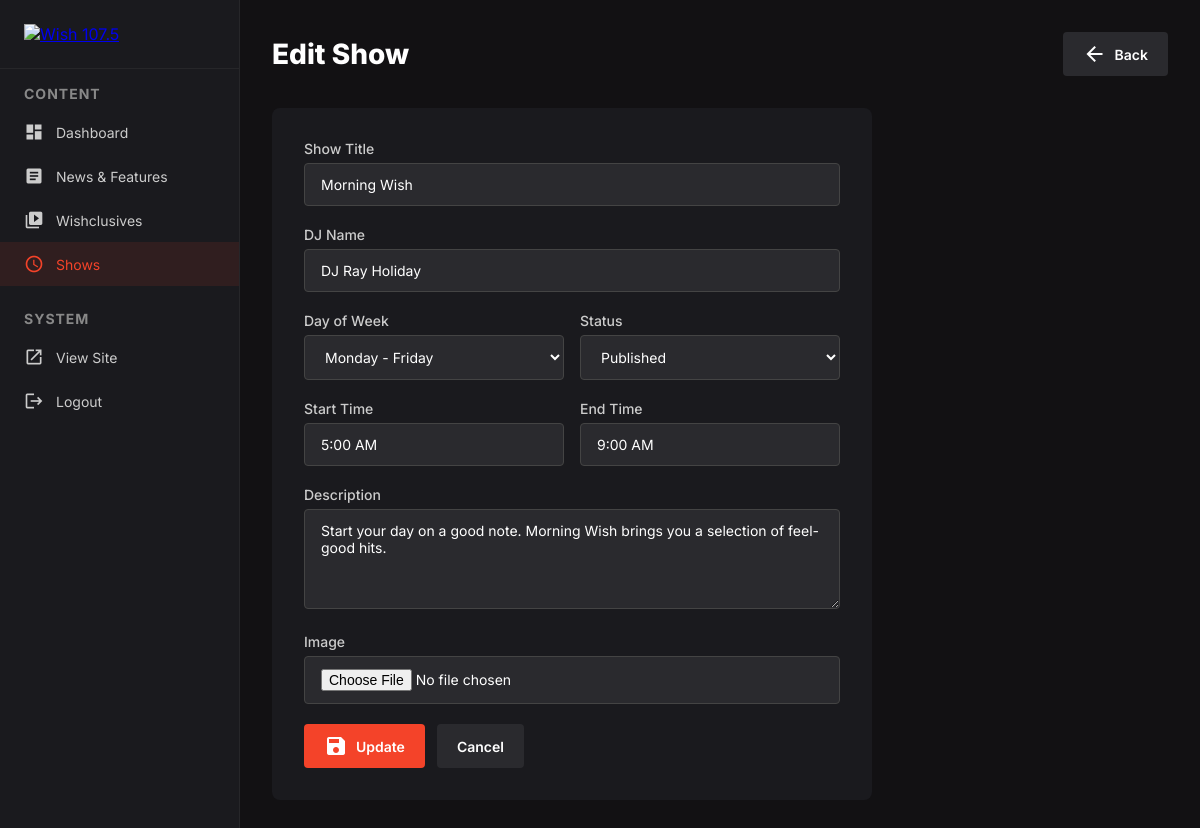
/admin/shows-edit.php?id=1 (signed in), run on the app's committed database.
### tables this page shows
CREATE TABLE `shows` (
  `id` int(11) NOT NULL,
  `title` varchar(255) NOT NULL,
  `slug` varchar(255) NOT NULL,
  `day_of_week` varchar(20) DEFAULT NULL,
  `start_time` varchar(20) DEFAULT NULL,
  `end_time` varchar(20) DEFAULT NULL,
  `description` text DEFAULT NULL,
  `dj_name` varchar(255) DEFAULT NULL,
  `image` varchar(255) DEFAULT NULL,
  `status` enum('draft','published') DEFAULT 'published',
  `created_at` timestamp NOT NULL DEFAULT current_timestamp(),
  `updated_at` timestamp NOT NULL DEFAULT current_timestamp() ON UPDATE current_timestamp()
);

### db.php (called while the page is built, shortened)
<?php
function getDB() {
    static $pdo = null;
    if ($pdo === null) {
        try {
            $dsn = "mysql:host=" . DB_HOST . ";dbname=" . DB_NAME . ";charset=utf8mb4";
            $pdo = new PDO($dsn, DB_USER, DB_PASS, [
                PDO::ATTR_ERRMODE => PDO::ERRMODE_EXCEPTION,
                PDO::ATTR_DEFAULT_FETCH_MODE => PDO::FETCH_ASSOC,
                PDO::ATTR_EMULATE_PREPARES => false,
            ]);
        } catch (PDOException $e) {
            die("Connection failed: " . $e->getMessage());
        }
    }
    return $pdo;
}
function fetchOne($sql, $params = []) {
    try {
        $stmt = getDB()->prepare($sql);
        $stmt->execute($params);
        return $stmt->fetch();
    } catch (Exception $e) {
        return false;
    }
}

### admin/shows-edit.php (the view, shortened to what this page needs)
<?php
require_once '../db.php';
$id = intval($_GET['id'] ?? 0);
$item = fetchOne("SELECT * FROM shows WHERE id = ?", [$id]);
?>
<!DOCTYPE html>
<html lang="en">
<head>
    <link rel="stylesheet" href="admin-style.css">
</head>
<body>
    <div class="sidebar">
        <div class="logo"><a href="dashboard.php"><img src="https://cdn.prod.website-files.com/66e1987f36e4944240bc5ab8/6701637328a69477c92c2652_Wish-Logo.svg" alt="Wish 107.5"></a></div>
        <h2>Content</h2>
        <nav>
            <a href="dashboard.php"><span class="material-icons icon">dashboard</span> Dashboard</a>
            <a href="news.php"><span class="material-icons icon">article</span> News &amp; Features</a>
            <a href="wishclusives.php"><span class="material-icons icon">video_library</span> Wishclusives</a>
            <a href="shows.php" class="active"><span class="material-icons icon">schedule</span> Shows</a>
        </nav>
        <h2 style="margin-top:24px">System</h2>
        <nav>
            <a href="../index.php" target="_blank"><span class="material-icons icon">open_in_new</span> View Site</a>
            <a href="logout.php"><span class="material-icons icon">logout</span> Logout</a>
        </nav>
    </div>
    <div class="main">
        <div class="main-header">
            <h1>Edit Show</h1>
            <a href="shows.php" class="btn btn-secondary"><span class="material-icons">arrow_back</span> Back</a>
        </div>
        <form method="POST" enctype="multipart/form-data" class="form-card">
            <div class="form-group">
                <label for="title">Show Title</label>
                <input type="text" id="title" name="title" value="<?= htmlspecialchars($item['title']) ?>" required>
            </div>
            <div class="form-group">
                <label for="dj_name">DJ Name</label>
                <input type="text" id="dj_name" name="dj_name" value="<?= htmlspecialchars($item['dj_name']) ?>">
            </div>
            <div class="form-row">
                <div class="form-group">
                    <label for="day_of_week">Day of Week</label>
                    <select id="day_of_week" name="day_of_week" required>
                        <option value="Mon-Fri" <?= $item['day_of_week'] == 'Mon-Fri' ? 'selected' : '' ?>>Monday - Friday</option>
                    </select>
                </div>
                <div class="form-group">
                    <label for="status">Status</label>
                    <select id="status" name="status">
                        <option value="published" <?= $item['status'] == 'published' ? 'selected' : '' ?>>Published</option>
                    </select>
                </div>
            </div>
            <div class="form-row">
                <div class="form-group">
                    <label for="start_time">Start Time</label>
                    <input type="text" id="start_time" name="start_time" value="<?= htmlspecialchars($item['start_time']) ?>" required>
                </div>
                <div class="form-group">
                    <label for="end_time">End Time</label>
                    <input type="text" id="end_time" name="end_time" value="<?= htmlspecialchars($item['end_time']) ?>" required>
                </div>
            </div>
            <div class="form-group">
                <label for="description">Description</label>
                <textarea id="description" name="description"><?= htmlspecialchars($item['description']) ?></textarea>
            </div>
            <div class="form-group">
                <label for="image">Image</label>
                <input type="file" id="image" name="image" accept="image/*">
            </div>
            <div style="display:flex;gap:12px">
                <button type="submit" class="btn"><span class="material-icons">save</span> Update</button>
                <a href="shows.php" class="btn btn-secondary">Cancel</a>
            </div>
        </form>
    </div>
</body>
</html>

### admin/admin-style.css (style rules this page uses)
* { margin: 0; padding: 0; box-sizing: border-box; }
body { font-family: 'Inter', sans-serif; background: #121113; color: #fff; }
.sidebar { position: fixed; top: 0; left: 0; bottom: 0; width: 240px; background: #1a1a1e; border-right: 1px solid rgba(255,255,255,0.05); padding: 24px 0; overflow-y: auto; }
.sidebar .logo { padding: 0 24px 24px; border-bottom: 1px solid rgba(255,255,255,0.05); margin-bottom: 16px; }
.sidebar .logo img { width: 40px; }
.sidebar h2 { font-size: 14px; font-weight: 700; color: #888; text-transform: uppercase; letter-spacing: 1px; padding: 0 24px; margin-bottom: 8px; }
.sidebar nav a { display: flex; align-items: center; gap: 12px; padding: 12px 24px; color: #ccc; text-decoration: none; font-size: 14px; transition: all 0.2s; }
.sidebar nav a:hover, .sidebar nav a.active { background: rgba(244,67,41,0.1); color: #f44329; }
.sidebar nav a .icon { font-size: 20px; }
.main { margin-left: 240px; padding: 32px; min-height: 100vh; }
.main-header { display: flex; align-items: center; justify-content: space-between; margin-bottom: 32px; }
.main-header h1 { font-size: 28px; font-weight: 800; }
.btn { display: inline-flex; align-items: center; gap: 8px; padding: 10px 20px; background: #f44329; color: #fff; border: none; border-radius: 4px; font-size: 14px; font-weight: 600; cursor: pointer; text-decoration: none; font-family: inherit; }
.btn-secondary { background: #2a2a2e; }

### admin/shows-edit.php (style rules this page uses)
.form-card { background: #1a1a1e; border-radius: 8px; padding: 32px; max-width: 600px; }
.form-group { margin-bottom: 20px; }
.form-group label { display: block; font-size: 14px; font-weight: 500; margin-bottom: 6px; color: #ccc; }
.form-group input, .form-group select, .form-group textarea { width: 100%; padding: 12px 16px; background: #2a2a2e; border: 1px solid #444; border-radius: 4px; color: #fff; font-size: 14px; font-family: inherit; }
.form-group textarea { min-height: 100px; resize: vertical; }
.form-row { display: grid; grid-template-columns: 1fr 1fr; gap: 16px; }
.btn { display: inline-flex; align-items: center; gap: 8px; padding: 10px 20px; background: #f44329; color: #fff; border: none; border-radius: 4px; font-size: 14px; font-weight: 600; cursor: pointer; text-decoration: none; font-family: inherit; }
.btn-secondary { background: #2a2a2e; }

### data on the page
shows: title "Morning Wish", dj_name "DJ Ray Holiday", day_of_week "Monday - Friday", status "Published", start_time "5:00 AM", end_time "9:00 AM", description "Start your day on a good note. Morning Wish brings you a selection of feel-good hits."
